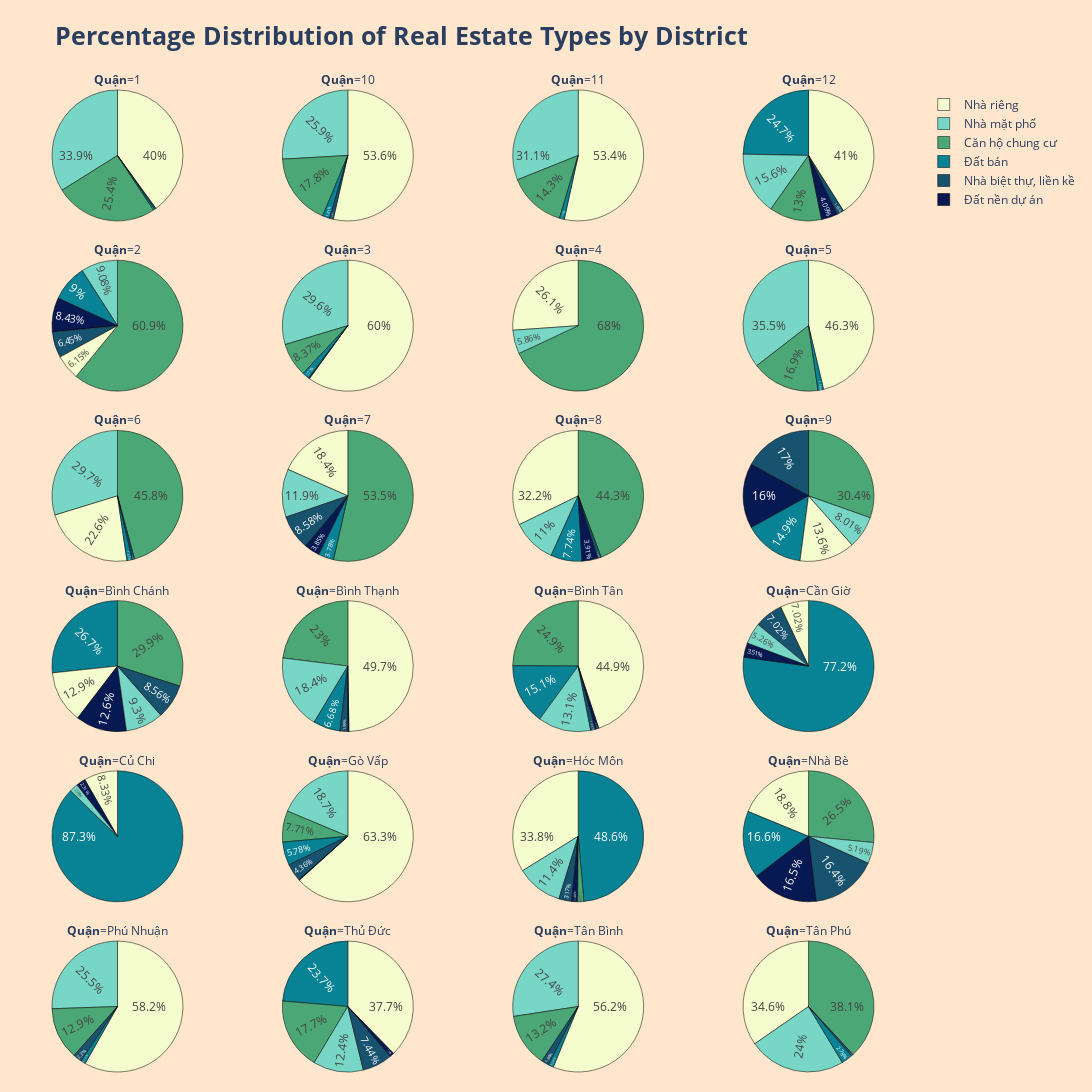

Source (notebook cell):
### Markdown cell above
Now for each district, we will draw a pie chart to show the percentage of each real estate type in the district.

### Code cell
fig = px.pie(
            district_type_df,
            names ='Type',
            values = 'Percentage',
            color = 'Type',
            labels={ 'District': '<b>Quận</b>'},
            facet_col='District',
            facet_col_wrap = 4,
            facet_col_spacing=0.04,
            facet_row_spacing= 0.04, 
            color_discrete_map= {
                                'Nhà mặt phố': '#78D6C6',
                                'Nhà riêng' : '#F5FCCD',
                                'Căn hộ chung cư': '#4ba775',
                                'Nhà biệt thự, liền kề' : '#17526e',
                                'Đất bán': '#088395',
                                'Đất nền dự án': '#071952'
                                }
            )

fig.update_layout(
    width=1100,
    height=1500,
    margin=dict(l=20, r=20, t=90, b=20),
    paper_bgcolor='#ffe6cc',
    title='<b>Percentage Distribution of Real Estate Types by District</b>',
    title_font_size=25,
)
fig.update_traces(
    marker_line_color='black',
    marker_line_width=0.5,
    hovertemplate='<b>%{label}</b> has the percentage of <b>%{value}%</b>',
    textposition='inside', insidetextorientation='radial',
)


fig.show()

### Figure 1 — Plotly figure (JSON) as saved in the notebook; plotly's stock layout.template omitted (floating-point values rounded to 4 significant figures)
{"data": [{"customdata": [["Nhà riêng"], ["Nhà mặt phố"], ["Căn hộ chung cư"], ["Đất bán"], ["Nhà biệt thự, liền kề"]], "domain": {"x": [0, 0.22], "y": [0.8667, 1]}, "hovertemplate": "<b>%{label}</b> has the percentage of <b>%{value}%</b>", "insidetextorientation": "radial", "labels": ["Nhà riêng", "Nhà mặt phố", "Căn hộ chung cư", "Đất bán", "Nhà biệt thự, liền kề"], "legendgroup": "", "marker": {"colors": ["#F5FCCD", "#78D6C6", "#4ba775", "#088395", "#17526e"], "line": {"color": "black", "width": 0.5}}, "name": "", "showlegend": true, "textposition": "inside", "type": "pie", "values": [40.01, 33.92, 25.37, 0.42, 0.28]}, {"customdata": [["Nhà riêng"], ["Nhà mặt phố"], ["Căn hộ chung cư"], ["Đất bán"], ["Nhà biệt thự, liền kề"]], "domain": {"x": [0.26, 0.48], "y": [0.8667, 1]}, "hovertemplate": "<b>%{label}</b> has the percentage of <b>%{value}%</b>", "insidetextorientation": "radial", "labels": ["Nhà riêng", "Nhà mặt phố", "Căn hộ chung cư", "Đất bán", "Nhà biệt thự, liền kề"], "legendgroup": "", "marker": {"colors": ["#F5FCCD", "#78D6C6", "#4ba775", "#088395", "#17526e"], "line": {"color": "black", "width": 0.5}}, "name": "", "showlegend": true, "textposition": "inside", "type": "pie", "values": [53.59, 25.89, 17.84, 1.81, 0.87]}, {"customdata": [["Nhà riêng"], ["Nhà mặt phố"], ["Căn hộ chung cư"], ["Đất bán"]], "domain": {"x": [0.52, 0.74], "y": [0.8667, 1]}, "hovertemplate": "<b>%{label}</b> has the percentage of <b>%{value}%</b>", "insidetextorientation": "radial", "labels": ["Nhà riêng", "Nhà mặt phố", "Căn hộ chung cư", "Đất bán"], "legendgroup": "", "marker": {"colors": ["#F5FCCD", "#78D6C6", "#4ba775", "#088395"], "line": {"color": "black", "width": 0.5}}, "name": "", "showlegend": true, "textposition": "inside", "type": "pie", "values": [53.41, 31.06, 14.33, 1.19]}, {"customdata": [["Nhà riêng"], ["Đất bán"], ["Nhà mặt phố"], ["Căn hộ chung cư"], ["Đất nền dự án"], ["Nhà biệt thự, liền kề"]], "domain": {"x": [0.78, 1], "y": [0.8667, 1]}, "hovertemplate": "<b>%{label}</b> has the percentage of <b>%{value}%</b>", "insidetextorientation": "radial", "labels": ["Nhà riêng", "Đất bán", "Nhà mặt phố", "Căn hộ chung cư", "Đất nền dự án", "Nhà biệt thự, liền kề"], "legendgroup": "", "marker": {"colors": ["#F5FCCD", "#088395", "#78D6C6", "#4ba775", "#071952", "#17526e"], "line": {"color": "black", "width": 0.5}}, "name": "", "showlegend": true, "textposition": "inside", "type": "pie", "values": [41.05, 24.69, 15.56, 12.96, 4.09, 1.65]}, {"customdata": [["Căn hộ chung cư"], ["Nhà mặt phố"], ["Đất bán"], ["Đất nền dự án"], ["Nhà biệt thự, liền kề"], ["Nhà riêng"]], "domain": {"x": [0, 0.22], "y": [0.6933, 0.8267]}, "hovertemplate": "<b>%{label}</b> has the percentage of <b>%{value}%</b>", "insidetextorientation": "radial", "labels": ["Căn hộ chung cư", "Nhà mặt phố", "Đất bán", "Đất nền dự án", "Nhà biệt thự, liền kề", "Nhà riêng"], "legendgroup": "", "marker": {"colors": ["#4ba775", "#78D6C6", "#088395", "#071952", "#17526e", "#F5FCCD"], "line": {"color": "black", "width": 0.5}}, "name": "", "showlegend": true, "textposition": "inside", "type": "pie", "values": [60.89, 9.08, 9, 8.43, 6.45, 6.15]}, {"customdata": [["Nhà riêng"], ["Nhà mặt phố"], ["Căn hộ chung cư"], ["Đất bán"], ["Nhà biệt thự, liền kề"]], "domain": {"x": [0.26, 0.48], "y": [0.6933, 0.8267]}, "hovertemplate": "<b>%{label}</b> has the percentage of <b>%{value}%</b>", "insidetextorientation": "radial", "labels": ["Nhà riêng", "Nhà mặt phố", "Căn hộ chung cư", "Đất bán", "Nhà biệt thự, liền kề"], "legendgroup": "", "marker": {"colors": ["#F5FCCD", "#78D6C6", "#4ba775", "#088395", "#17526e"], "line": {"color": "black", "width": 0.5}}, "name": "", "showlegend": true, "textposition": "inside", "type": "pie", "values": [59.98, 29.65, 8.37, 1.77, 0.23]}, {"customdata": [["Căn hộ chung cư"], ["Nhà riêng"], ["Nhà mặt phố"]], "domain": {"x": [0.52, 0.74], "y": [0.6933, 0.8267]}, "hovertemplate": "<b>%{label}</b> has the percentage of <b>%{value}%</b>", "insidetextorientation": "radial", "labels": ["Căn hộ chung cư", "Nhà riêng", "Nhà mặt phố"], "legendgroup": "", "marker": {"colors": ["#4ba775", "#F5FCCD", "#78D6C6"], "line": {"color": "black", "width": 0.5}}, "name": "", "showlegend": true, "textposition": "inside", "type": "pie", "values": [68.03, 26.11, 5.86]}, {"customdata": [["Nhà riêng"], ["Nhà mặt phố"], ["Căn hộ chung cư"], ["Đất bán"]], "domain": {"x": [0.78, 1], "y": [0.6933, 0.8267]}, "hovertemplate": "<b>%{label}</b> has the percentage of <b>%{value}%</b>", "insidetextorientation": "radial", "labels": ["Nhà riêng", "Nhà mặt phố", "Căn hộ chung cư", "Đất bán"], "legendgroup": "", "marker": {"colors": ["#F5FCCD", "#78D6C6", "#4ba775", "#088395"], "line": {"color": "black", "width": 0.5}}, "name": "", "showlegend": true, "textposition": "inside", "type": "pie", "values": [46.32, 35.47, 16.86, 1.36]}, {"customdata": [["Căn hộ chung cư"], ["Nhà mặt phố"], ["Nhà riêng"], ["Đất bán"], ["Nhà biệt thự, liền kề"]], "domain": {"x": [0, 0.22], "y": [0.52, 0.6533]}, "hovertemplate": "<b>%{label}</b> has the percentage of <b>%{value}%</b>", "insidetextorientation": "radial", "labels": ["Căn hộ chung cư", "Nhà mặt phố", "Nhà riêng", "Đất bán", "Nhà biệt thự, liền kề"], "legendgroup": "", "marker": {"colors": ["#4ba775", "#78D6C6", "#F5FCCD", "#088395", "#17526e"], "line": {"color": "black", "width": 0.5}}, "name": "", "showlegend": true, "textposition": "inside", "type": "pie", "values": [45.82, 29.75, 22.58, 1.33, 0.53]}, {"customdata": [["Căn hộ chung cư"], ["Nhà riêng"], ["Nhà mặt phố"], ["Nhà biệt thự, liền kề"], ["Đất nền dự án"], ["Đất bán"]], "domain": {"x": [0.26, 0.48], "y": [0.52, 0.6533]}, "hovertemplate": "<b>%{label}</b> has the percentage of <b>%{value}%</b>", "insidetextorientation": "radial", "labels": ["Căn hộ chung cư", "Nhà riêng", "Nhà mặt phố", "Nhà biệt thự, liền kề", "Đất nền dự án", "Đất bán"], "legendgroup": "", "marker": {"colors": ["#4ba775", "#F5FCCD", "#78D6C6", "#17526e", "#071952", "#088395"], "line": {"color": "black", "width": 0.5}}, "name": "", "showlegend": true, "textposition": "inside", "type": "pie", "values": [53.52, 18.37, 11.89, 8.58, 3.85, 3.78]}, {"customdata": [["Căn hộ chung cư"], ["Nhà riêng"], ["Nhà mặt phố"], ["Đất bán"], ["Đất nền dự án"], ["Nhà biệt thự, liền kề"]], "domain": {"x": [0.52, 0.74], "y": [0.52, 0.6533]}, "hovertemplate": "<b>%{label}</b> has the percentage of <b>%{value}%</b>", "insidetextorientation": "radial", "labels": ["Căn hộ chung cư", "Nhà riêng", "Nhà mặt phố", "Đất bán", "Đất nền dự án", "Nhà biệt thự, liền kề"], "legendgroup": "", "marker": {"colors": ["#4ba775", "#F5FCCD", "#78D6C6", "#088395", "#071952", "#17526e"], "line": {"color": "black", "width": 0.5}}, "name": "", "showlegend": true, "textposition": "inside", "type": "pie", "values": [44.3, 32.23, 10.97, 7.74, 3.91, 0.85]}, {"customdata": [["Căn hộ chung cư"], ["Nhà biệt thự, liền kề"], ["Đất nền dự án"], ["Đất bán"], ["Nhà riêng"], ["Nhà mặt phố"]], "domain": {"x": [0.78, 1], "y": [0.52, 0.6533]}, "hovertemplate": "<b>%{label}</b> has the percentage of <b>%{value}%</b>", "insidetextorientation": "radial", "labels": ["Căn hộ chung cư", "Nhà biệt thự, liền kề", "Đất nền dự án", "Đất bán", "Nhà riêng", "Nhà mặt phố"], "legendgroup": "", "marker": {"colors": ["#4ba775", "#17526e", "#071952", "#088395", "#F5FCCD", "#78D6C6"], "line": {"color": "black", "width": 0.5}}, "name": "", "showlegend": true, "textposition": "inside", "type": "pie", "values": [30.43, 17.02, 16.02, 14.88, 13.64, 8.01]}, {"customdata": [["Căn hộ chung cư"], ["Đất bán"], ["Nhà riêng"], ["Đất nền dự án"], ["Nhà mặt phố"], ["Nhà biệt thự, liền kề"]], "domain": {"x": [0, 0.22], "y": [0.3467, 0.48]}, "hovertemplate": "<b>%{label}</b> has the percentage of <b>%{value}%</b>", "insidetextorientation": "radial", "labels": ["Căn hộ chung cư", "Đất bán", "Nhà riêng", "Đất nền dự án", "Nhà mặt phố", "Nhà biệt thự, liền kề"], "legendgroup": "", "marker": {"colors": ["#4ba775", "#088395", "#F5FCCD", "#071952", "#78D6C6", "#17526e"], "line": {"color": "black", "width": 0.5}}, "name": "", "showlegend": true, "textposition": "inside", "type": "pie", "values": [29.93, 26.66, 12.93, 12.62, 9.3, 8.56]}, {"customdata": [["Nhà riêng"], ["Căn hộ chung cư"], ["Nhà mặt phố"], ["Đất bán"], ["Nhà biệt thự, liền kề"], ["Đất nền dự án"]], "domain": {"x": [0.26, 0.48], "y": [0.3467, 0.48]}, "hovertemplate": "<b>%{label}</b> has the percentage of <b>%{value}%</b>", "insidetextorientation": "radial", "labels": ["Nhà riêng", "Căn hộ chung cư", "Nhà mặt phố", "Đất bán", "Nhà biệt thự, liền kề", "Đất nền dự án"], "legendgroup": "", "marker": {"colors": ["#F5FCCD", "#4ba775", "#78D6C6", "#088395", "#17526e", "#071952"], "line": {"color": "black", "width": 0.5}}, "name": "", "showlegend": true, "textposition": "inside", "type": "pie", "values": [49.72, 23.01, 18.38, 6.68, 1.99, 0.21]}, {"customdata": [["Nhà riêng"], ["Căn hộ chung cư"], ["Đất bán"], ["Nhà mặt phố"], ["Nhà biệt thự, liền kề"], ["Đất nền dự án"]], "domain": {"x": [0.52, 0.74], "y": [0.3467, 0.48]}, "hovertemplate": "<b>%{label}</b> has the percentage of <b>%{value}%</b>", "insidetextorientation": "radial", "labels": ["Nhà riêng", "Căn hộ chung cư", "Đất bán", "Nhà mặt phố", "Nhà biệt thự, liền kề", "Đất nền dự án"], "legendgroup": "", "marker": {"colors": ["#F5FCCD", "#4ba775", "#088395", "#78D6C6", "#17526e", "#071952"], "line": {"color": "black", "width": 0.5}}, "name": "", "showlegend": true, "textposition": "inside", "type": "pie", "values": [44.92, 24.89, 15.12, 13.06, 1.23, 0.79]}, {"customdata": [["Đất bán"], ["Nhà riêng"], ["Nhà biệt thự, liền kề"], ["Nhà mặt phố"], ["Đất nền dự án"]], "domain": {"x": [0.78, 1], "y": [0.3467, 0.48]}, "hovertemplate": "<b>%{label}</b> has the percentage of <b>%{value}%</b>", "insidetextorientation": "radial", "labels": ["Đất bán", "Nhà riêng", "Nhà biệt thự, liền kề", "Nhà mặt phố", "Đất nền dự án"], "legendgroup": "", "marker": {"colors": ["#088395", "#F5FCCD", "#17526e", "#78D6C6", "#071952"], "line": {"color": "black", "width": 0.5}}, "name": "", "showlegend": true, "textposition": "inside", "type": "pie", "values": [77.19, 7.02, 7.02, 5.26, 3.51]}, {"customdata": [["Đất bán"], ["Nhà riêng"], ["Đất nền dự án"], ["Nhà mặt phố"]], "domain": {"x": [0, 0.22], "y": [0.1733, 0.3067]}, "hovertemplate": "<b>%{label}</b> has the percentage of <b>%{value}%</b>", "insidetextorientation": "radial", "labels": ["Đất bán", "Nhà riêng", "Đất nền dự án", "Nhà mặt phố"], "legendgroup": "", "marker": {"colors": ["#088395", "#F5FCCD", "#071952", "#78D6C6"], "line": {"color": "black", "width": 0.5}}, "name": "", "showlegend": true, "textposition": "inside", "type": "pie", "values": [87.27, 8.33, 2.31, 2.08]}, {"customdata": [["Nhà riêng"], ["Nhà mặt phố"], ["Căn hộ chung cư"], ["Đất bán"], ["Nhà biệt thự, liền kề"], ["Đất nền dự án"]], "domain": {"x": [0.26, 0.48], "y": [0.1733, 0.3067]}, "hovertemplate": "<b>%{label}</b> has the percentage of <b>%{value}%</b>", "insidetextorientation": "radial", "labels": ["Nhà riêng", "Nhà mặt phố", "Căn hộ chung cư", "Đất bán", "Nhà biệt thự, liền kề", "Đất nền dự án"], "legendgroup": "", "marker": {"colors": ["#F5FCCD", "#78D6C6", "#4ba775", "#088395", "#17526e", "#071952"], "line": {"color": "black", "width": 0.5}}, "name": "", "showlegend": true, "textposition": "inside", "type": "pie", "values": [63.29, 18.7, 7.71, 5.78, 4.36, 0.15]}, {"customdata": [["Đất bán"], ["Nhà riêng"], ["Nhà mặt phố"], ["Nhà biệt thự, liền kề"], ["Đất nền dự án"], ["Căn hộ chung cư"]], "domain": {"x": [0.52, 0.74], "y": [0.1733, 0.3067]}, "hovertemplate": "<b>%{label}</b> has the percentage of <b>%{value}%</b>", "insidetextorientation": "radial", "labels": ["Đất bán", "Nhà riêng", "Nhà mặt phố", "Nhà biệt thự, liền kề", "Đất nền dự án", "Căn hộ chung cư"], "legendgroup": "", "marker": {"colors": ["#088395", "#F5FCCD", "#78D6C6", "#17526e", "#071952", "#4ba775"], "line": {"color": "black", "width": 0.5}}, "name": "", "showlegend": true, "textposition": "inside", "type": "pie", "values": [48.63, 33.83, 11.42, 3.17, 1.48, 1.48]}, {"customdata": [["Căn hộ chung cư"], ["Nhà riêng"], ["Đất bán"], ["Đất nền dự án"], ["Nhà biệt thự, liền kề"], ["Nhà mặt phố"]], "domain": {"x": [0.78, 1], "y": [0.1733, 0.3067]}, "hovertemplate": "<b>%{label}</b> has the percentage of <b>%{value}%</b>", "insidetextorientation": "radial", "labels": ["Căn hộ chung cư", "Nhà riêng", "Đất bán", "Đất nền dự án", "Nhà biệt thự, liền kề", "Nhà mặt phố"], "legendgroup": "", "marker": {"colors": ["#4ba775", "#F5FCCD", "#088395", "#071952", "#17526e", "#78D6C6"], "line": {"color": "black", "width": 0.5}}, "name": "", "showlegend": true, "textposition": "inside", "type": "pie", "values": [26.52, 18.8, 16.61, 16.47, 16.4, 5.19]}, {"customdata": [["Nhà riêng"], ["Nhà mặt phố"], ["Căn hộ chung cư"], ["Nhà biệt thự, liền kề"], ["Đất bán"]], "domain": {"x": [0, 0.22], "y": [0, 0.1333]}, "hovertemplate": "<b>%{label}</b> has the percentage of <b>%{value}%</b>", "insidetextorientation": "radial", "labels": ["Nhà riêng", "Nhà mặt phố", "Căn hộ chung cư", "Nhà biệt thự, liền kề", "Đất bán"], "legendgroup": "", "marker": {"colors": ["#F5FCCD", "#78D6C6", "#4ba775", "#17526e", "#088395"], "line": {"color": "black", "width": 0.5}}, "name": "", "showlegend": true, "textposition": "inside", "type": "pie", "values": [58.21, 25.54, 12.92, 2.2, 1.13]}, {"customdata": [["Nhà riêng"], ["Đất bán"], ["Căn hộ chung cư"], ["Nhà mặt phố"], ["Nhà biệt thự, liền kề"], ["Đất nền dự án"]], "domain": {"x": [0.26, 0.48], "y": [0, 0.1333]}, "hovertemplate": "<b>%{label}</b> has the percentage of <b>%{value}%</b>", "insidetextorientation": "radial", "labels": ["Nhà riêng", "Đất bán", "Căn hộ chung cư", "Nhà mặt phố", "Nhà biệt thự, liền kề", "Đất nền dự án"], "legendgroup": "", "marker": {"colors": ["#F5FCCD", "#088395", "#4ba775", "#78D6C6", "#17526e", "#071952"], "line": {"color": "black", "width": 0.5}}, "name": "", "showlegend": true, "textposition": "inside", "type": "pie", "values": [37.7, 23.67, 17.74, 12.41, 7.44, 1.04]}, {"customdata": [["Nhà riêng"], ["Nhà mặt phố"], ["Căn hộ chung cư"], ["Nhà biệt thự, liền kề"], ["Đất bán"]], "domain": {"x": [0.52, 0.74], "y": [0, 0.1333]}, "hovertemplate": "<b>%{label}</b> has the percentage of <b>%{value}%</b>", "insidetextorientation": "radial", "labels": ["Nhà riêng", "Nhà mặt phố", "Căn hộ chung cư", "Nhà biệt thự, liền kề", "Đất bán"], "legendgroup": "", "marker": {"colors": ["#F5FCCD", "#78D6C6", "#4ba775", "#17526e", "#088395"], "line": {"color": "black", "width": 0.5}}, "name": "", "showlegend": true, "textposition": "inside", "type": "pie", "values": [56.22, 27.43, 13.22, 1.88, 1.26]}, {"customdata": [["Căn hộ chung cư"], ["Nhà riêng"], ["Nhà mặt phố"], ["Đất bán"], ["Nhà biệt thự, liền kề"]], "domain": {"x": [0.78, 1], "y": [0, 0.1333]}, "hovertemplate": "<b>%{label}</b> has the percentage of <b>%{value}%</b>", "insidetextorientation": "radial", "labels": ["Căn hộ chung cư", "Nhà riêng", "Nhà mặt phố", "Đất bán", "Nhà biệt thự, liền kề"], "legendgroup": "", "marker": {"colors": ["#4ba775", "#F5FCCD", "#78D6C6", "#088395", "#17526e"], "line": {"color": "black", "width": 0.5}}, "name": "", "showlegend": true, "textposition": "inside", "type": "pie", "values": [38.11, 34.63, 24, 2.78, 0.46]}], "layout": {"annotations": [{"font": {}, "showarrow": false, "text": "<b>Quận</b>=Phú Nhuận", "x": 0.11, "xanchor": "center", "xref": "paper", "y": 0.1333, "yanchor": "bottom", "yref": "paper"}, {"font": {}, "showarrow": false, "text": "<b>Quận</b>=Thủ Đức", "x": 0.37, "xanchor": "center", "xref": "paper", "y": 0.1333, "yanchor": "bottom", "yref": "paper"}, {"font": {}, "showarrow": false, "text": "<b>Quận</b>=Tân Bình", "x": 0.63, "xanchor": "center", "xref": "paper", "y": 0.1333, "yanchor": "bottom", "yref": "paper"}, {"font": {}, "showarrow": false, "text": "<b>Quận</b>=Tân Phú", "x": 0.89, "xanchor": "center", "xref": "paper", "y": 0.1333, "yanchor": "bottom", "yref": "paper"}, {"font": {}, "showarrow": false, "text": "<b>Quận</b>=Củ Chi", "x": 0.11, "xanchor": "center", "xref": "paper", "y": 0.3067, "yanchor": "bottom", "yref": "paper"}, {"font": {}, "showarrow": false, "text": "<b>Quận</b>=Gò Vấp", "x": 0.37, "xanchor": "center", "xref": "paper", "y": 0.3067, "yanchor": "bottom", "yref": "paper"}, {"font": {}, "showarrow": false, "text": "<b>Quận</b>=Hóc Môn", "x": 0.63, "xanchor": "center", "xref": "paper", "y": 0.3067, "yanchor": "bottom", "yref": "paper"}, {"font": {}, "showarrow": false, "text": "<b>Quận</b>=Nhà Bè", "x": 0.89, "xanchor": "center", "xref": "paper", "y": 0.3067, "yanchor": "bottom", "yref": "paper"}, {"font": {}, "showarrow": false, "text": "<b>Quận</b>=Bình Chánh", "x": 0.11, "xanchor": "center", "xref": "paper", "y": 0.48, "yanchor": "bottom", "yref": "paper"}, {"font": {}, "showarrow": false, "text": "<b>Quận</b>=Bình Thạnh", "x": 0.37, "xanchor": "center", "xref": "paper", "y": 0.48, "yanchor": "bottom", "yref": "paper"}, {"font": {}, "showarrow": false, "text": "<b>Quận</b>=Bình Tân", "x": 0.63, "xanchor": "center", "xref": "paper", "y": 0.48, "yanchor": "bottom", "yref": "paper"}, {"font": {}, "showarrow": false, "text": "<b>Quận</b>=Cần Giờ", "x": 0.89, "xanchor": "center", "xref": "paper", "y": 0.48, "yanchor": "bottom", "yref": "paper"}, {"font": {}, "showarrow": false, "text": "<b>Quận</b>=6", "x": 0.11, "xanchor": "center", "xref": "paper", "y": 0.6533, "yanchor": "bottom", "yref": "paper"}, {"font": {}, "showarrow": false, "text": "<b>Quận</b>=7", "x": 0.37, "xanchor": "center", "xref": "paper", "y": 0.6533, "yanchor": "bottom", "yref": "paper"}, {"font": {}, "showarrow": false, "text": "<b>Quận</b>=8", "x": 0.63, "xanchor": "center", "xref": "paper", "y": 0.6533, "yanchor": "bottom", "yref": "paper"}, {"font": {}, "showarrow": false, "text": "<b>Quận</b>=9", "x": 0.89, "xanchor": "center", "xref": "paper", "y": 0.6533, "yanchor": "bottom", "yref": "paper"}, {"font": {}, "showarrow": false, "text": "<b>Quận</b>=2", "x": 0.11, "xanchor": "center", "xref": "paper", "y": 0.8267, "yanchor": "bottom", "yref": "paper"}, {"font": {}, "showarrow": false, "text": "<b>Quận</b>=3", "x": 0.37, "xanchor": "center", "xref": "paper", "y": 0.8267, "yanchor": "bottom", "yref": "paper"}, {"font": {}, "showarrow": false, "text": "<b>Quận</b>=4", "x": 0.63, "xanchor": "center", "xref": "paper", "y": 0.8267, "yanchor": "bottom", "yref": "paper"}, {"font": {}, "showarrow": false, "text": "<b>Quận</b>=5", "x": 0.89, "xanchor": "center", "xref": "paper", "y": 0.8267, "yanchor": "bottom", "yref": "paper"}, {"font": {}, "showarrow": false, "text": "<b>Quận</b>=1", "x": 0.11, "xanchor": "center", "xref": "paper", "y": 1, "yanchor": "bottom", "yref": "paper"}, {"font": {}, "showarrow": false, "text": "<b>Quận</b>=10", "x": 0.37, "xanchor": "center", "xref": "paper", "y": 1, "yanchor": "bottom", "yref": "paper"}, {"font": {}, "showarrow": false, "text": "<b>Quận</b>=11", "x": 0.63, "xanchor": "center", "xref": "paper", "y": 1, "yanchor": "bottom", "yref": "paper"}, {"font": {}, "showarrow": false, "text": "<b>Quận</b>=12", "x": 0.89, "xanchor": "center", "xref": "paper", "y": 1, "yanchor": "bottom", "yref": "paper"}], "height": 1500, "legend": {"tracegroupgap": 0}, "margin": {"b": 20, "l": 20, "r": 20, "t": 90}, "paper_bgcolor": "#ffe6cc", "title": {"font": {"size": 25}, "text": "<b>Percentage Distribution of Real Estate Types by District</b>"}, "width": 1100}}
